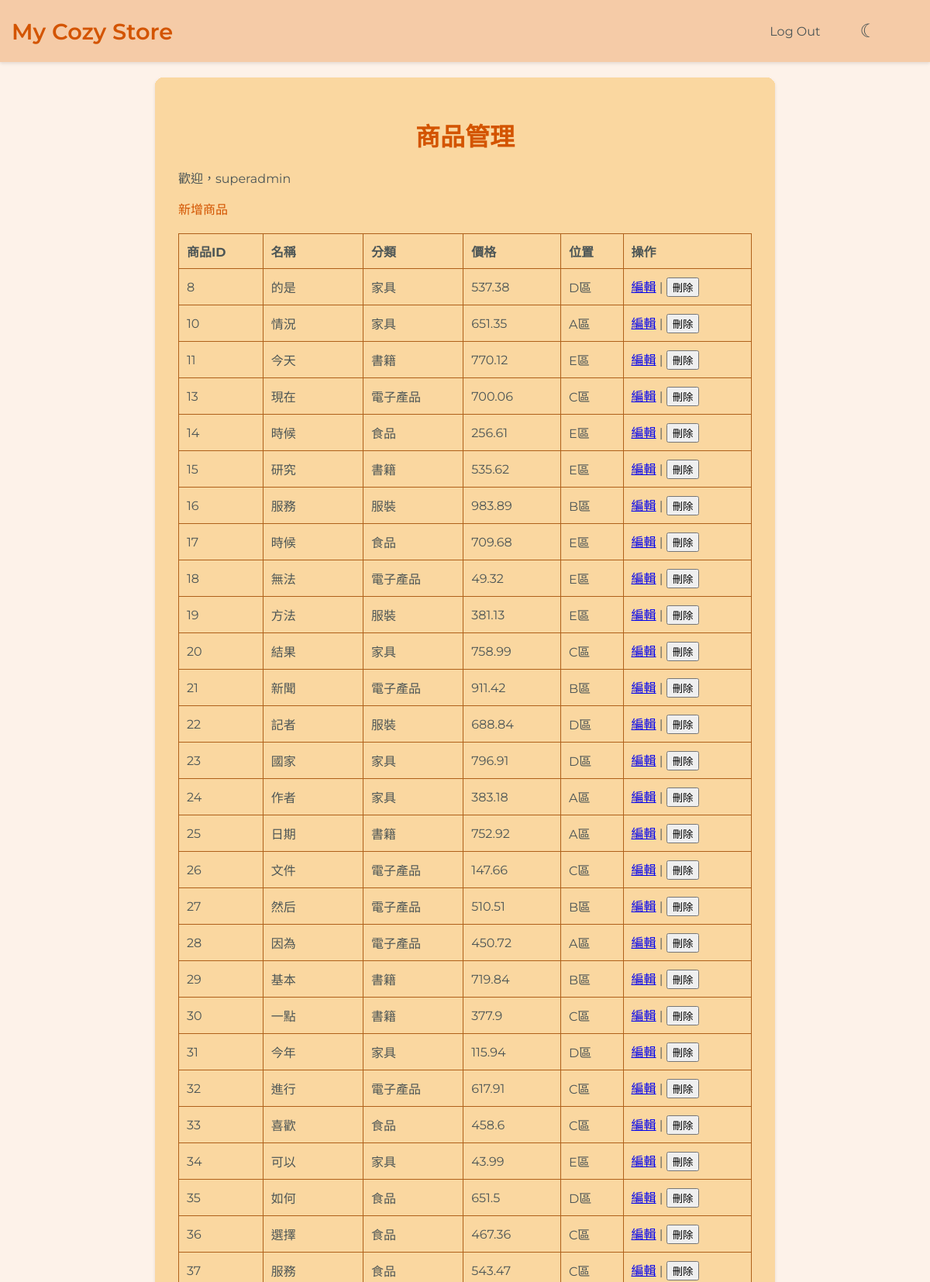
The app's page /admin/manage_products (signed in, upper part) with its own data.
### tables this page shows
CREATE TABLE Products (
            ProductID INTEGER PRIMARY KEY AUTOINCREMENT,
            Name TEXT NOT NULL,
            CategoryID INTEGER,
            Price REAL,
            Location TEXT,
            ImageURL TEXT,
            Description TEXT,
            FOREIGN KEY (CategoryID) REFERENCES Categories(CategoryID)
        );

CREATE TABLE Categories (
            CategoryID INTEGER PRIMARY KEY AUTOINCREMENT,
            CategoryName TEXT NOT NULL,
            Description TEXT
        );

### app.py (the view)
@app.route('/admin/manage_products')
def manage_products():
    if 'user_id' not in session:
        flash('請先登入', 'danger')
        return redirect(url_for('login'))
    if session.get('role') not in ['admin', 'superadmin']:
        flash('請以管理員身份登入', 'danger')
        return redirect(url_for('login'))
    conn = get_db_connection()
    cursor = conn.cursor()
    cursor.execute("""
        SELECT p.ProductID, p.Name, p.CategoryID, p.Price, p.Location, c.CategoryName
        FROM Products p
        LEFT JOIN Categories c ON p.CategoryID = c.CategoryID
    """)
    products = cursor.fetchall()
    conn.close()
    return render_template('manage_products.html', products=products)

### app.py (called while the page is built)
def get_db_connection():
    conn = sqlite3.connect('mall.db')
    conn.row_factory = sqlite3.Row
    return conn

### templates/manage_products.html (shortened to what this page needs)
<!DOCTYPE html>
<html lang="zh-Hant">
<head>
    <link rel="stylesheet" href="{{ url_for('static', filename='styles.css') }}">
</head>
<body onload="initializeTheme()">
    <nav class="navbar">
        <div class="navbar-brand">My Cozy Store</div>
        <div class="navbar-links">
            <a href="{{ url_for('logout') }}">Log Out</a>
            <button id="themeToggle" onclick="toggleTheme()">&#9790;</button>
        </div>
    </nav>
    <div class="container">
        <div class="main-content">
            <h1>商品管理</h1>
            <p>歡迎，{{ session['username'] }}</p>
            <p><a href="{{ url_for('add_product') }}">新增商品</a></p>
            <table>
                <tr>
                    <th>商品ID</th>
                    <th>名稱</th>
                    <th>分類</th>
                    <th>價格</th>
                    <th>位置</th>
                    <th>操作</th>
                </tr>
                {% for product in products %}
                <tr>
                    <td>{{ product['ProductID'] }}</td>
                    <td>{{ product['Name'] }}</td>
                    <td>{{ product['CategoryName'] }}</td>
                    <td>{{ product['Price'] }}</td>
                    <td>{{ product['Location'] }}</td>
                    <td>
                        <a href="{{ url_for('edit_product', product_id=product['ProductID']) }}">編輯</a> |
                        <form method="post" action="{{ url_for('delete_product', product_id=product['ProductID']) }}" style="display:inline;">
                            <input type="submit" value="刪除">
                        </form>
                    </td>
                </tr>
                {% endfor %}
            </table>
        </div>
    </div>
</body>
</html>

### static/styles.css (style rules this page uses)
:root { --primary-color: #D35400; --secondary-color: #AF601A; --background-color: #FDF2E9; --text-color: #4D5656; --navbar-background: #F5CBA7; --navbar-text-color: #4D5656; --card-background: #FAD7A0; --card-text-color: #4D5656; --accent-color: #A04000; --modal-background: #FFFFFF; --input-background: #FFFFFF; --suggestions-background: #FFFFFF; }
body { font-family: 'Montserrat', sans-serif; background-color: var(--background-color); color: var(--text-color); margin: 0; padding: 0; height: 100vh; overflow: hidden; transition: background-color 0.3s ease, color 0.3s ease; }
.navbar { background-color: var(--navbar-background); color: var(--navbar-text-color); padding: 15px; display: flex; justify-content: space-between; align-items: center; position: fixed; width: 100%; height: 80px; top: 0; left: 0; z-index: 1000; box-sizing: border-box; box-shadow: 0 2px 4px rgba(0, 0, 0, 0.1); transition: background-color 0.3s ease, color 0.3s ease; }
.navbar-brand { font-size: 1.8rem; font-weight: 600; color: var(--primary-color); }
.navbar-links { display: flex; align-items: center; gap: 15px; margin-right: 30px; }
.navbar-links a { color: var(--navbar-text-color); text-decoration: none; padding: 8px 12px; border-radius: 5px; transition: background-color 0.3s ease; }
#themeToggle { background-color: transparent; border: none; color: var(--navbar-text-color); font-size: 1.5rem; cursor: pointer; transition: color 0.3s ease; }
.container { display: flex; height: calc(100vh - 80px); position: relative; top: 80px; transition: all 0.3s ease; }
.main-content { width: 60%; flex: 1; padding: 20px; height: calc(100vh - 80px); overflow-y: auto; box-sizing: border-box; transition: flex-basis 0.3s ease, opacity 0.3s ease; }
h1 { text-align: center; color: var(--primary-color); font-weight: 600; animation: fadeInDown 1s; }
button { padding: 12px 24px; border: none; background-color: var(--primary-color); color: #fff; border-radius: 5px; cursor: pointer; font-size: 1rem; transition: background-color 0.3s ease, transform 0.3s ease; }

### templates/manage_products.html (style rules this page uses)
.container { display: flex; justify-content: center; align-items: center; flex-direction: column; height: calc(100vh - 80px); padding: 20px; box-sizing: border-box; }
.main-content { width: 100%; max-width: 800px; background-color: var(--card-background); padding: 30px; border-radius: 10px; box-shadow: 0 2px 4px rgba(0,0,0,0.1); }
h1 { text-align: center; margin-bottom: 20px; color: var(--primary-color); }
table { width: 100%; border-collapse: collapse; margin-top: 20px; }
table th, table td { border: 1px solid var(--secondary-color); padding: 10px; text-align: left; }
p a { color: var(--primary-color); text-decoration: none; }

### records on screen
Products: ProductID "8", Name "的是", CategoryName "家具", Price "537.38", Location "D區"
Products: ProductID "10", Name "情況", CategoryName "家具", Price "651.35", Location "A區"
Products: ProductID "11", Name "今天", CategoryName "書籍", Price "770.12", Location "E區"
Products: ProductID "13", Name "現在", CategoryName "電子產品", Price "700.06", Location "C區"
Products: ProductID "14", Name "時候", CategoryName "食品", Price "256.61", Location "E區"
Products: ProductID "15", Name "研究", CategoryName "書籍", Price "535.62", Location "E區"
Products: ProductID "16", Name "服務", CategoryName "服裝", Price "983.89", Location "B區"
Products: ProductID "17", Name "時候", CategoryName "食品", Price "709.68", Location "E區"
Products: ProductID "18", Name "無法", CategoryName "電子產品", Price "49.32", Location "E區"
Products: ProductID "19", Name "方法", CategoryName "服裝", Price "381.13", Location "E區"
Products: ProductID "20", Name "結果", CategoryName "家具", Price "758.99", Location "C區"
Products: ProductID "21", Name "新聞", CategoryName "電子產品", Price "911.42", Location "B區"
Products: ProductID "22", Name "記者", CategoryName "服裝", Price "688.84", Location "D區"
Products: ProductID "23", Name "國家", CategoryName "家具", Price "796.91", Location "D區"
Products: ProductID "24", Name "作者", CategoryName "家具", Price "383.18", Location "A區"
Products: ProductID "25", Name "日期", CategoryName "書籍", Price "752.92", Location "A區"
Products: ProductID "26", Name "文件", CategoryName "電子產品", Price "147.66", Location "C區"
Products: ProductID "27", Name "然后", CategoryName "電子產品", Price "510.51", Location "B區"
Products: ProductID "28", Name "因為", CategoryName "電子產品", Price "450.72", Location "A區"
Products: ProductID "29", Name "基本", CategoryName "書籍", Price "719.84", Location "B區"
Products: ProductID "30", Name "一點", CategoryName "書籍", Price "377.9", Location "C區"
Products: ProductID "31", Name "今年", CategoryName "家具", Price "115.94", Location "D區"
Products: ProductID "32", Name "進行", CategoryName "電子產品", Price "617.91", Location "C區"
Products: ProductID "33", Name "喜歡", CategoryName "食品", Price "458.6", Location "C區"
Products: ProductID "34", Name "可以", CategoryName "家具", Price "43.99", Location "E區"
Products: ProductID "35", Name "如何", CategoryName "食品", Price "651.5", Location "D區"
Products: ProductID "36", Name "選擇", CategoryName "食品", Price "467.36", Location "C區"
Products: ProductID "37", Name "服務", CategoryName "食品", Price "543.47", Location "C區"

### other values on screen
{{ session['username'] }} "superadmin"
